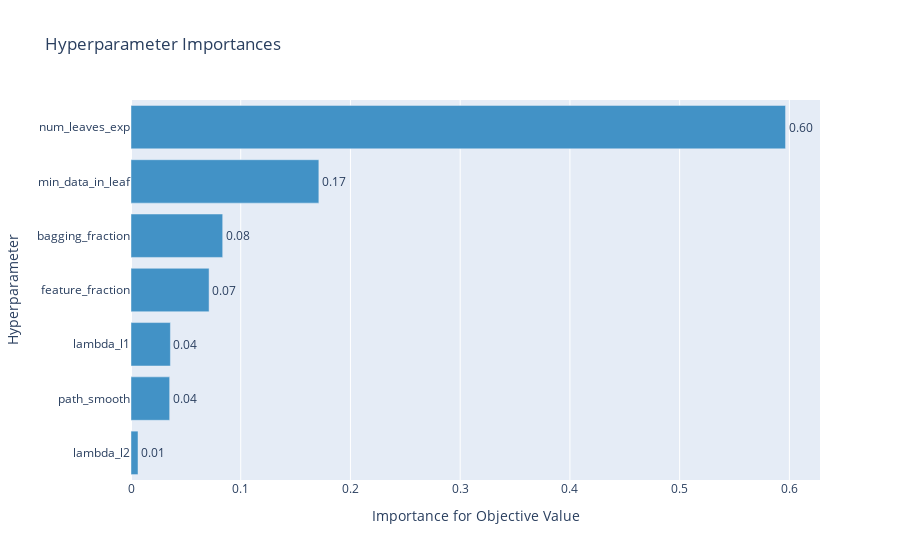

The cell this chart's notebook holds for it:
### Code cell
plot_param_importances(study)

### Figure 1 — Plotly figure (JSON) as saved in the notebook; plotly's stock layout.template omitted (floating-point values rounded to 4 significant figures)
{"data": [{"cliponaxis": false, "hovertemplate": ["lambda_l2 (LogUniformDistribution): 0.006399946249691762<extra></extra>", "path_smooth (UniformDistribution): 0.035240544253595255<extra></extra>", "lambda_l1 (LogUniformDistribution): 0.03591459368154066<extra></extra>", "feature_fraction (DiscreteUniformDistribution): 0.07115905888924828<extra></extra>", "bagging_fraction (DiscreteUniformDistribution): 0.08356012996523181<extra></extra>", "min_data_in_leaf (IntUniformDistribution): 0.17120084637355984<extra></extra>", "num_leaves_exp (IntUniformDistribution): 0.5965248805871325<extra></extra>"], "marker": {"color": "rgb(66,146,198)"}, "orientation": "h", "text": ["0.006399946249691762", "0.035240544253595255", "0.03591459368154066", "0.07115905888924828", "0.08356012996523181", "0.17120084637355984", "0.5965248805871325"], "textposition": "outside", "texttemplate": "%{text:.2f}", "type": "bar", "x": [0.0064, 0.03524, 0.03591, 0.07116, 0.08356, 0.1712, 0.5965], "y": ["lambda_l2", "path_smooth", "lambda_l1", "feature_fraction", "bagging_fraction", "min_data_in_leaf", "num_leaves_exp"]}], "layout": {"autosize": true, "showlegend": false, "title": {"text": "Hyperparameter Importances"}, "xaxis": {"autorange": true, "range": [0, 0.6279], "title": {"text": "Importance for Objective Value"}, "type": "linear"}, "yaxis": {"autorange": true, "range": [-0.5, 6.5], "title": {"text": "Hyperparameter"}, "type": "category"}}}
